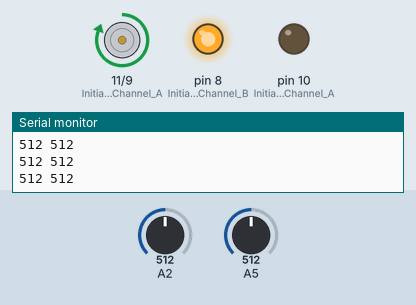
Recording of a sketch running on a simulated Arduino Uno, built with avr-gcc and run on an emulated ATmega328P. Parts: motor-driver pin pairs drawn as motors (green arrow = first pin HIGH = forward, orange = second pin HIGH = backward, longer = more drive), output pins drawn as LEDs (lit = HIGH), the last lines printed to the serial monitor. Inputs (shaded band) come from the test bench; at power-on: A2 = 512, A5 = 512.

Above: at 1.2 s.
1.3 s: A2 set to 889
2.8 s: A2 set to 907
At 3.1 s:
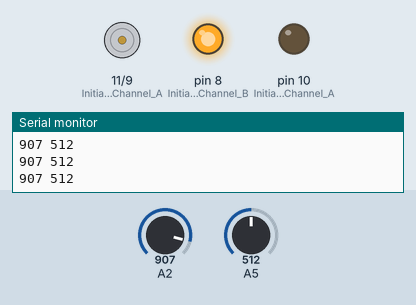
4.3 s: A5 set to 891
5.8 s: A5 set to 915
At 7.0 s:
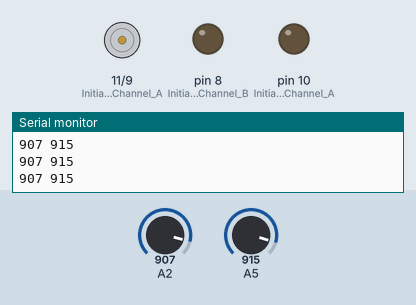
7.3 s: A2 set to 890
At 8.5 s:
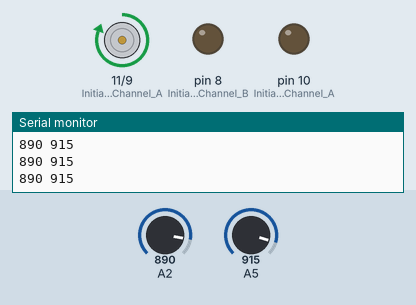
8.8 s: A2 set to 900
At 10.1 s:
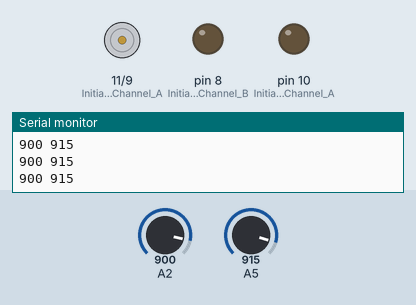
Timing chart, 0 to 11.3 s (numbered marks = the images above; inputs shaded):
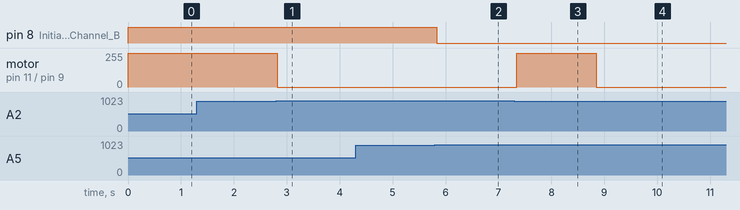

Measured:
- the behaviour switches between 899 and 900 on A2 (found by bisection; images 0 and 1)
- the behaviour switches between 899 and 900 on A5 (found by bisection; images 1 and 2)
- after the input at 2.8 s, motor on pin 11 (Initiates_Motor_Channel_A) / pin 9 (Initiates_Motor_Channel_B): forward 255/255 → stopped at once
- after the input at 5.8 s, pin 8 (Initiates_Brake_Channel_B): HIGH → LOW at once
- after the input at 7.3 s, motor on pin 11 (Initiates_Motor_Channel_A) / pin 9 (Initiates_Motor_Channel_B): stopped → forward 255/255 at once
- after the input at 8.8 s, motor on pin 11 (Initiates_Motor_Channel_A) / pin 9 (Initiates_Motor_Channel_B): forward 255/255 → stopped after 0.05 s

The sketch:

linefollowingrobot.ino
```cpp
#include <SoftwareSerial.h>

int f1 = 7;
int f2 = 6;
int hasObstacle = HIGH;
void setup() {
  //Setup Channel A
  pinMode(11, OUTPUT); //Initiates Motor Channel A pin
  pinMode(10, OUTPUT); //Initiates Brake Channel A pin

  //Setup Channel B
  pinMode(9, OUTPUT); //Initiates Motor Channel B pin
  pinMode(8, OUTPUT);  //Initiates Brake Channel B pin

  Serial.begin(9600);
}

void loop() {
  int left = analogRead(A2);
  int right = analogRead(A5);
  Serial.print(left);
  Serial.print(" ");
  Serial.print(right);
  Serial.println();
  if (left < 900){
    motor_left();
  } else {
    motor_leftOff();
  }
  if (right < 900){
    motor_right();
  } else {
    motor_rightOff();
  }
  delay(100);
}


void motor_left()
{
  digitalWrite(11, HIGH); //Establishes forward direction of Channel A
  digitalWrite(10, LOW);   //Disengage the Brake for Channel A
}

void motor_right()
{
  digitalWrite(8, HIGH); //Establishes forward direction of Channel B
  digitalWrite(9, LOW);   //Disengage the Brake for Channel B
}

void motor_leftOff()
{
  digitalWrite(11, LOW); //Establishes forward direction of Channel A
  digitalWrite(10, LOW);   //Disengage the Brake for Channel A
}

void motor_rightOff()
{
  digitalWrite(8, LOW); //Establishes forward direction of Channel B
  digitalWrite(9, LOW);   //Disengage the Brake for Channel B
}
```
